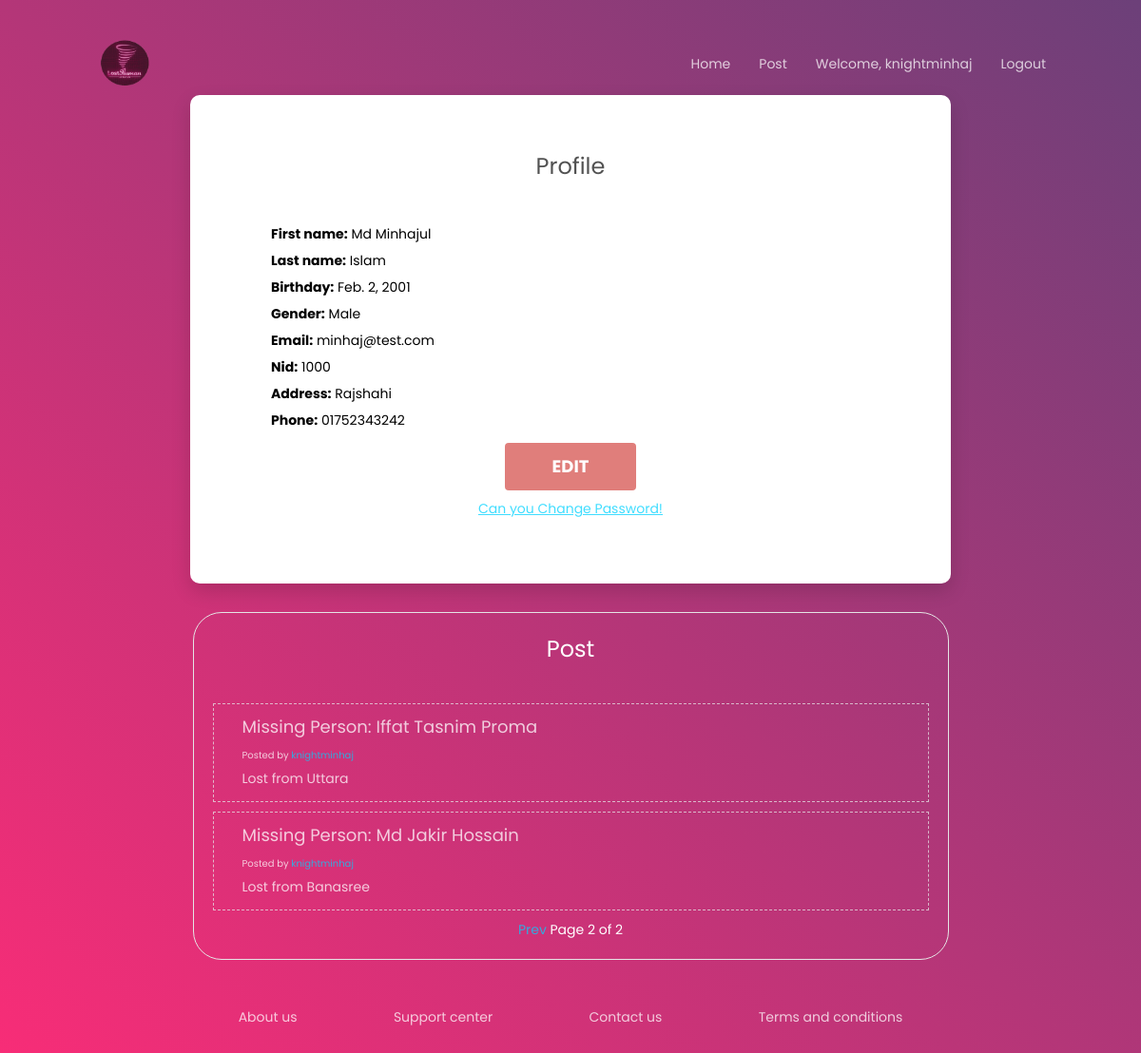
/profile/?page=2 (signed in), run on the app's committed database.
### myapp/models.py (models this page shows)
class UserProfile(models.Model):
    user = models.ForeignKey(User, on_delete=models.CASCADE, default=1)
    first_name = models.CharField(max_length=30, null=True)
    last_name = models.CharField(max_length=30, null=True)
    birthday = models.DateField(null=True)
    gender = models.CharField(max_length=1, choices=GENDER_CHOICES, null=True)
    email = models.EmailField(max_length=30, null=True)
    nid = models.CharField(max_length=30, null=True)
    address = models.CharField(max_length=100, null=True)
    phone = models.CharField(max_length=20, null=True)

### myapp/views.py (the view)
# urls.py: path('profile/', user_views.profile, name='profile'),
def profile(request):
    user_profile = UserProfile.objects.get(user=request.user)
    fields = []
    for field in user_profile._meta.fields:
        field_name = field.verbose_name.capitalize()
        field_value = getattr(user_profile, field.name)
        fields.append((field_name, field_value))
    paginator = Paginator(rows, 5)
    page_number = request.GET.get('page')
    page = paginator.get_page(page_number)
    context = {
        'page': page,
        'user_rows': user_rows,
        'fields': fields
    }
    return render(request, 'profile.html', context)

### myapp/templates/profile.html (shortened to what this page needs)
<!DOCTYPE html>
<html lang="en">
<head>
    {% load static %}
    <link href="{% static 'css/main.css' %}" rel="stylesheet" media="all">
    <link href="{% static 'css/post.css' %}" rel="stylesheet" media="all">
    <link rel="stylesheet" href="{% static 'css/styles.css' %}">
</head>
<body>
    <header>
        <h2><a href="{% url 'home' %}"><img src="{% static 'image/logo.png' %}" width="64" alt=""></a></h2>
        <nav>
            {% if user.is_authenticated %}
            <li><a href="{% url 'home' %}">Home</a></li>
            <li><a href="{% url 'all-post' %}">Post</a></li>
            <li><a href="{% url 'profile' %}">Welcome, {{ request.user.username }}</a></li>
            <li><a href="{% url 'logout' %}">Logout</a></li>
            {% endif %}
        </nav>
    </header>
    <section class="hero">
        <div class="hero-content-area">
            <div class="wrapper" style="width: 800px;">
                <div class="card card-4">
                    <div class="card-body">
                        <h2 class="title">Profile</h2>
                        <div style="color: black; text-align: left;">
                            {% for field in fields %}
                            {% if field.0 != 'Id' and field.0 != 'User' %}
                            {% if field.0 == 'Gender'%}
                            {% if field.1 == 'M'%}
                            <p><b>{{ field.0 }}:</b> Male</p>
                            {% else %}
                            <p><b>{{ field.0 }}:</b> Female</p>
                            {% endif %}
                            {% else %}
                            <p><b>{{ field.0 }}:</b> {{ field.1 }}</p>
                            {% endif %}
                            {% endif %}
                            {% endfor %}
                            <div style="text-align: center; padding-top: 10px;">
                                <a href="{% url 'edit-profile' %}" class="btn btn-primary btn-sm">Edit</a></br>
                                <p style="padding-top: 5px;">
                                    <a href="{% url 'change-password' %}"
                                        style="color: #00d2ff; text-decoration: underline;">Can
                                        you
                                        Change
                                        Password!</a>
                                </p>
                            </div>
                        </div>
                    </div>
                </div>
            </div>
            <div class="postboexs">
                <div class="postbox">
                    <h2 class="title" style="color: white;">Post</h2>
                    {% for user_rows in user_rows %}
                    {% for rows in page %}
                    {% if user_rows.0 == rows.9 %}
                    {% if user.is_authenticated %}
                    {% if user_rows.4 == request.user.username %}
                    <a class="post" style="border: 1px #e5e5e5 dashed"
                        href="{% url 'user-single-post' %}?data={{ rows.0 }}">
                        <h4 class="home_post_title" style="padding-left: 20px;">
                            Missing Person: {{rows.1}} {{ rows.2}}
                            </br><span style="font-size: x-small;">Posted by </span>
                            <span style="font-size: x-small; color: #00d2ff;">{{ user_rows.4 }}</span>
                        </h4>
                        <p class="home_post_description">
                            {{rows.5}}
                        </p>
                    </a>
                    {% endif %}
                    {% endif %}
                    {% endif %}
                    {% endfor %}
                    {% endfor %}
                    <div style="padding-top: 10px;">
                        {% if page.has_previous %}
                        <a href="{% url 'profile' %}?page={{ page.previous_page_number }}" style="color: #00d2ff;">Prev
                        </a>
                        {% endif %}
                        <span>Page {{ page.number }} of {{ page.paginator.num_pages }}</span>
                    </div>
                </div>
            </div>
            <footer>
                <a href="#">About us</a>
                <a href="#">Support center</a>
                <a href="#">Contact us</a>
                <a href="#">Terms and conditions</a>
            </footer>
    </section>
</body>
</html>

### myapp/static/css/main.css (style rules this page uses)
html { -webkit-box-sizing: border-box; -moz-box-sizing: border-box; box-sizing: border-box; }
* { padding: 0; margin: 0; }
*, *:before, *:after { -webkit-box-sizing: inherit; -moz-box-sizing: inherit; box-sizing: inherit; }
body, h1, h2, h3, h4, h5, h6, blockquote, p, pre, dl, dd, ol, ul, figure, hr, fieldset, legend { margin: 0; padding: 0; }
body { font-family: "Poppins", "Arial", "Helvetica Neue", sans-serif; font-weight: 400; font-size: 14px; }
h1, h2, h3, h4, h5, h6 { font-weight: 400; }
h2 { font-size: 30px; }
h4 { font-size: 18px; }
.wrapper { margin: 0 auto; }
.btn { display: inline-block; line-height: 50px; padding: 0 50px; -webkit-transition: all 0.4s ease; -o-transition: all 0.4s ease; -moz-transition: all 0.4s ease; transition: all 0.4s ease; cursor: pointer; font-size: 18px; color: #fff; font-family: "Poppins", "Arial", "Helvetica Neue", sans-serif; }
.title { font-size: 24px; color: #525252; font-weight: 400; margin-bottom: 40px; }
.card { -webkit-border-radius: 3px; -moz-border-radius: 3px; border-radius: 3px; background: #fff; }
.card-4 { background: #fff; -webkit-border-radius: 10px; -moz-border-radius: 10px; border-radius: 10px; -webkit-box-shadow: 0px 8px 20px 0px rgba(0, 0, 0, 0.15); -moz-box-shadow: 0px 8px 20px 0px rgba(0, 0, 0, 0.15); box-shadow: 0px 8px 20px 0px rgba(0, 0, 0, 0.15); }
.card-4 .card-body { padding: 57px 65px; padding-bottom: 65px; }

### myapp/static/css/post.css (style rules this page uses)
.post { color: black; display: block; margin-top: 10px; padding: 10px; text-decoration: none; }
.postboexs { width: 100%; max-width: 900px; display: flex; justify-content: space-around; width: 100%; margin-top: 30px; }
.postbox { width: calc( 100% - 5px ); padding: 20px; border: 1px solid #e5e5e5; border-radius: 30px; }
.home_post_description { color: white; text-align: left; }
.home_post_title { color: white; text-align: left; }

### myapp/static/css/styles.css (style rules this page uses)
* { margin: 0; padding: 0; box-sizing: border-box; }
html { font-size: 16px; font-family: "Poppins", "Arial", "Helvetica Neue", sans-serif; color: #555; }
ul, nav { list-style: none; }
nav li { display: inline-block; position: relative; }
nav a:after { position: absolute; content: ''; display: inline-block; width: calc( 0% ); position: absolute; bottom: -6px; left: 0; height: 3px; background: yellow; transition: width 450ms ease-out; }
a { text-decoration: none; opacity: 0.75; color: #fff; }
a.btn { border-radius: 4px; text-transform: uppercase; font-weight: bold; text-align: center; background-color: #e07e7b; opacity: 1; transition: all 400ms; }
section { display: flex; flex-direction: column; align-items: center; padding: 100px 80px; }
section p { max-width: 775px; line-height: 2; padding: 0 20px; }
header { position: absolute; width: 100%; display: flex; justify-content: space-between; align-items: center; padding: 35px 100px 0; animation: 1s fadein 0.5s forwards; opacity: 0; color: #fff; z-index: 2; }
header h2 { font-family: "Amatic SC", sans-serif; }
header nav { display: flex; margin-right: -15px; }
header nav li { margin: 0 15px; }
.hero { position: relative; justify-content: center; text-align: center; min-height: 100vh; color: #fff; }
.hero-content-area { opacity: 0; animation: 1s slidefade 1s forwards; }
* { box-sizing: border-box; margin: 0; padding: 0; }
footer { width: 100%; max-width: 900px; display: flex; justify-content: space-around; width: 100%; margin-top: 50px; }

### data on the page
UserProfile: first_name "Md Minhajul" "Islam" "Feb. 2, 2001" "minhaj@test.com" "1000" "Rajshahi" "01752343242"

### other printed values
{{ request.user.username }} "knightminhaj"
{{ field.0 }} "First name" "Last name" "Birthday" "Email" "Nid" "Address" "Phone"
{{ field.0 }} "Gender"
{{ rows.1 }} "Iffat Tasnim" "Md Jakir"
{{ rows.2 }} "Proma" "Hossain"
{{ user_rows.4 }} "knightminhaj" "knightminhaj"
{{ rows.5 }} "Lost from Uttara" "Lost from Banasree"
{{ page.number }} "2"
{{ page.paginator.num_pages }} "2"
